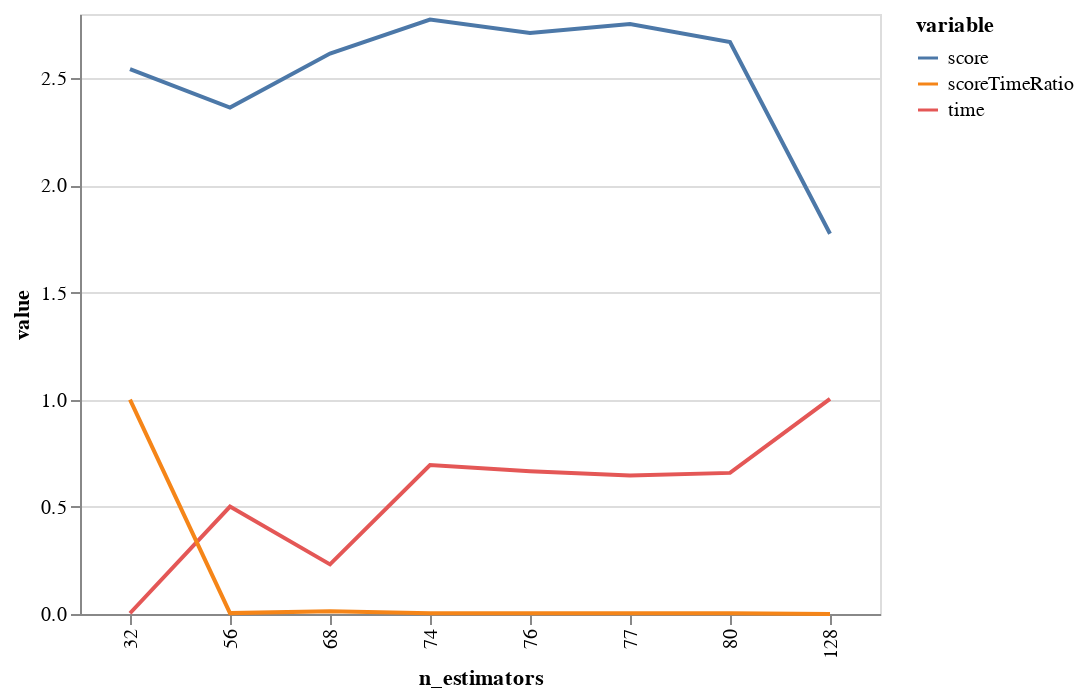

The code cell stored with this chart in its notebook:
### Code cell
bgs.showTimeScoreChartAndGraph(n_estimators)

### Figure 1 — Vega-Lite specification as saved in the notebook (floating-point values rounded to 4 significant figures)
{"$schema": "https://vega.github.io/schema/vega-lite/v2.6.0.json", "config": {"view": {"height": 300, "width": 400}}, "data": {"name": "data-23510dc509709f1169f6a069ea3f4681"}, "datasets": {"data-23510dc509709f1169f6a069ea3f4681": [{"n_estimators": 32, "value": 2.543, "variable": "score"}, {"n_estimators": 128, "value": 1.774, "variable": "score"}, {"n_estimators": 80, "value": 2.669, "variable": "score"}, {"n_estimators": 56, "value": 2.363, "variable": "score"}, {"n_estimators": 68, "value": 2.616, "variable": "score"}, {"n_estimators": 74, "value": 2.774, "variable": "score"}, {"n_estimators": 77, "value": 2.754, "variable": "score"}, {"n_estimators": 76, "value": 2.712, "variable": "score"}, {"n_estimators": 32, "value": 0.003529, "variable": "time"}, {"n_estimators": 128, "value": 1.004, "variable": "time"}, {"n_estimators": 80, "value": 0.6585, "variable": "time"}, {"n_estimators": 56, "value": 0.5014, "variable": "time"}, {"n_estimators": 68, "value": 0.2316, "variable": "time"}, {"n_estimators": 74, "value": 0.6951, "variable": "time"}, {"n_estimators": 77, "value": 0.6466, "variable": "time"}, {"n_estimators": 76, "value": 0.6663, "variable": "time"}, {"n_estimators": 32, "value": 1, "variable": "scoreTimeRatio"}, {"n_estimators": 128, "value": 0, "variable": "scoreTimeRatio"}, {"n_estimators": 80, "value": 0.00318, "variable": "scoreTimeRatio"}, {"n_estimators": 56, "value": 0.004099, "variable": "scoreTimeRatio"}, {"n_estimators": 68, "value": 0.01325, "variable": "scoreTimeRatio"}, {"n_estimators": 74, "value": 0.003093, "variable": "scoreTimeRatio"}, {"n_estimators": 77, "value": 0.003464, "variable": "scoreTimeRatio"}, {"n_estimators": 76, "value": 0.003202, "variable": "scoreTimeRatio"}]}, "encoding": {"color": {"field": "variable", "type": "nominal"}, "x": {"field": "n_estimators", "type": "ordinal"}, "y": {"field": "value", "type": "quantitative"}}, "mark": "line", "width": 400}
